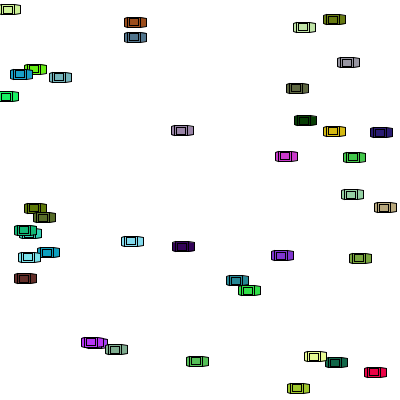
Frame 1 (no input)
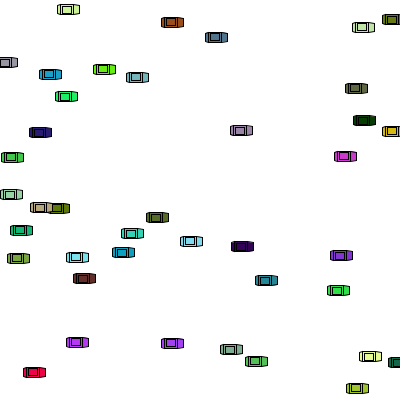
Frame 60 (the mouse pressed at the canvas centre just before this capture)
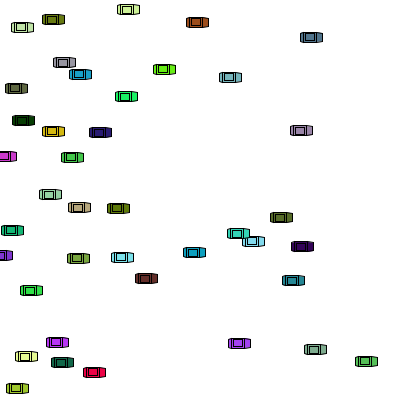
Frame 120 (the mouse held since frame 60 and released just before this capture)

The Processing sketch that drew these frames (run headless with seeded random() and noise(); from frame 60 on, the mouse is pressed at the canvas centre):

// Processing sketch: processing_101374
// ── processing_101374.pde

//A2-15: Extend the Vehicle class tree with a collision detection and avoidance mechanism.

/* Made By: Naghmi Shireen
 Dated: 19 oct, 2010*/

// Example: Two Vehicle objects
// From: http://processing.org/learning/objects/

Vehicle[] myCar= new Vehicle[40];

void setup() {
  size(400,400);
  smooth();
  frameRate(30);
  //an array of cars have been initialized with 7 arguments
  // Parameters go inside the parentheses when the object is constructed.
  // the parameters are (color,xposition, yposition, xspeed, present vehicle, an array of all vehicles)
  for (int i=0; i<myCar.length;i++){
    myCar[i]=new Vehicle(color(random(255),random(255),random(255)),random(width), random(height),1,1,i, myCar);
  }
}
///////////////////////////////////////////////////////
///////////////////////////////////////////////////////


void draw() {
  background(255);

  for ( int i=0;i<myCar.length;i++){
    myCar[i].display();
    myCar[i].drive();
    myCar[i].collide();
  }
}

// Even though there are multiple objects, we still only need one class. 
// No matter how many cookies we make, only one cookie cutter is needed.
class Vehicle { 
  color c;
  float xpos;
  float ypos;
  float xspeed;
  float yspeed;
  int presentCar;
  Vehicle[] otherCars;
  float carWidth=10;
  float carLength=13;
  float spring=0.005;


  // The Constructor is defined with arguments.
  Vehicle(color tempC, float tempXpos, float tempYpos, float tempXspeed,float tempYspeed, int tempPCar, Vehicle[] tempOtherCars) { 
    c = tempC;
    xpos = tempXpos;
    ypos = tempYpos;
    xspeed = tempXspeed;
    yspeed= tempYspeed;
    presentCar=tempPCar;
    otherCars=tempOtherCars;
  }

//////////////////////////////////////////////////////////////////////////////////////////////////////////////
//////////////////////////////////////////////////////////////////////////////////////////////////////////////
  void display() {
    stroke(0);
    fill(c);
    rectMode(CENTER);
    //this is the central part of the car
    rect(xpos,ypos,carLength,carWidth);
    //this rectangle is the roof of the car
    rect(xpos,ypos,carLength-4,carWidth-3);
    //this beginShape will make the front BONNET of the car
    beginShape();
        vertex(xpos+carLength/2,ypos-carWidth/2);
        vertex(xpos+carLength/2+6,ypos-carWidth/2+1);
        vertex(xpos+carLength/2+6,ypos+carWidth/2-1);
        vertex(xpos+carLength/2,ypos+carWidth/2);
    endShape(CLOSE);
    //this will create back bonnet of car
    beginShape();
        vertex(xpos-carLength/2,ypos-carWidth/2);
        vertex(xpos-carLength/2-3,ypos-carWidth/2+1);
        vertex(xpos-carLength/2-3,ypos+carWidth/2-1);
        vertex(xpos-carLength/2,ypos+carWidth/2);
   endShape(CLOSE);
  }

//////////////////////////////////////////////////////////////////////////////////////////////////////////////
/////////////////////////////////////////////////////////////////////////////////////////////////////////////
  void drive() {
    xpos += xspeed;

    if (xpos  > width) {
      xpos = 0;
      }
  }

/////////////////////////////////////////////////////////////////////////////////////////////////////////////
/////////////////////////////////////////////////////////////////////////////////////////////////////////////
  
  void collide() {
    for (int i = 0; i < myCar.length; i++) {
      float dx = otherCars[i].xpos - xpos; //this will store the value of distance of xposition of other cars with the x pos of current car
      float dy = otherCars[i].ypos - ypos;//this will store the value of distance of yposition of other cars with the y pos of current car
      float distance = sqrt(dx*dx + dy*dy); // this is a physics formula to calculate the distance from two x and y components
    
      float minDist = carLength+10; //the minimum distance before collision is the length of a car
      
      
      //this "if" will compare the distance between the car and other cars,
      // if the distance is lesser than minimum distance, it will execute
      if (distance < minDist) { 
        float angle = atan2(dy, dx); //again a physics formula for calculating the angle by two x,y components
        float targetX = xpos + cos(angle) * minDist;//this specifies the target xposition for a car who is about to collide
        float acceleratex = (targetX - otherCars[i].xpos) * spring; //this will add a little speedy springy effect
        xspeed -= acceleratex; //this will make the car which is behind the other car, to slow down a little/to deccelerate.
        otherCars[i].xspeed += acceleratex; //so the other car who was about to be hit, speeds up

      }
  
    }
  }
}
